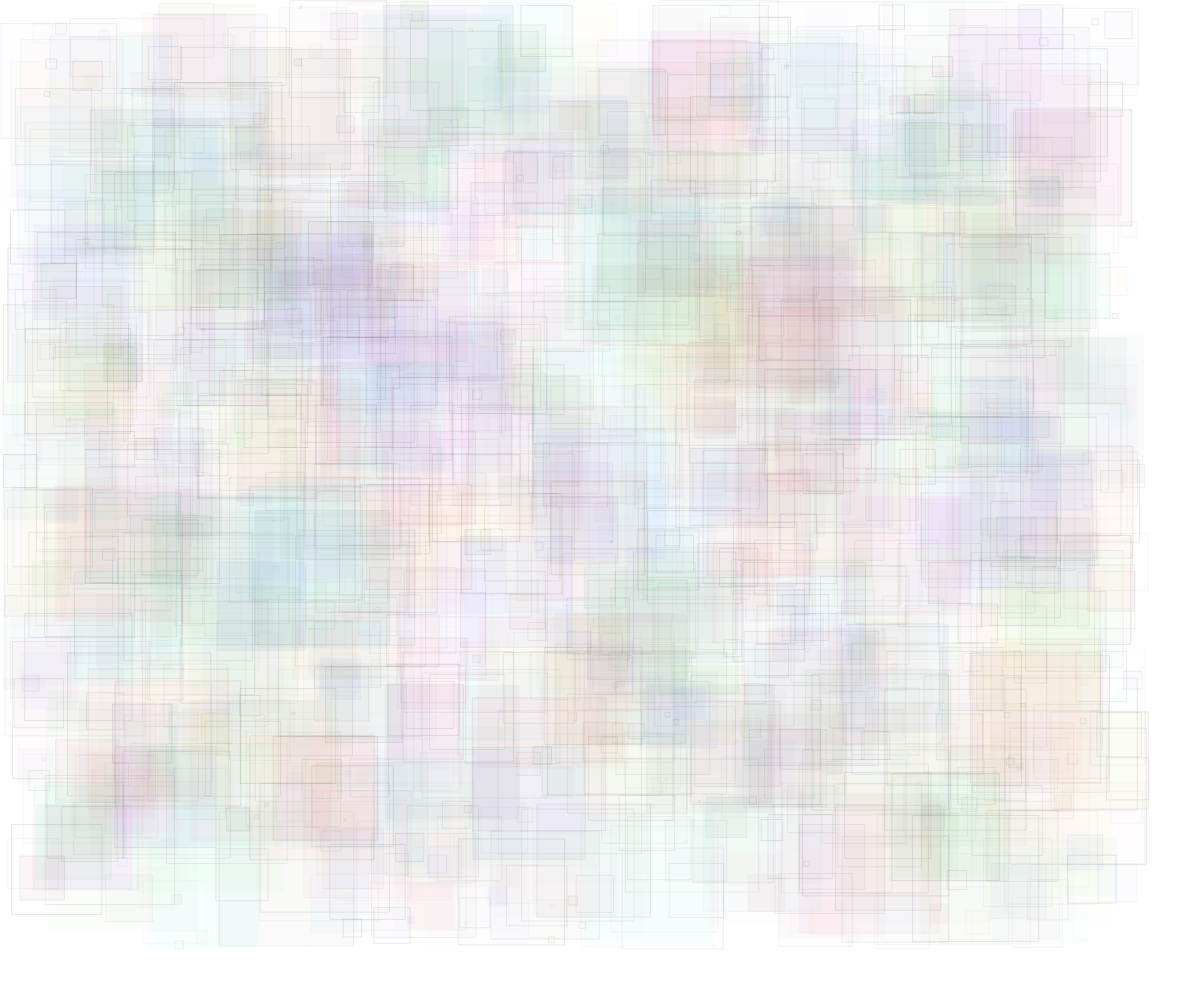
Frame 1 (no input)
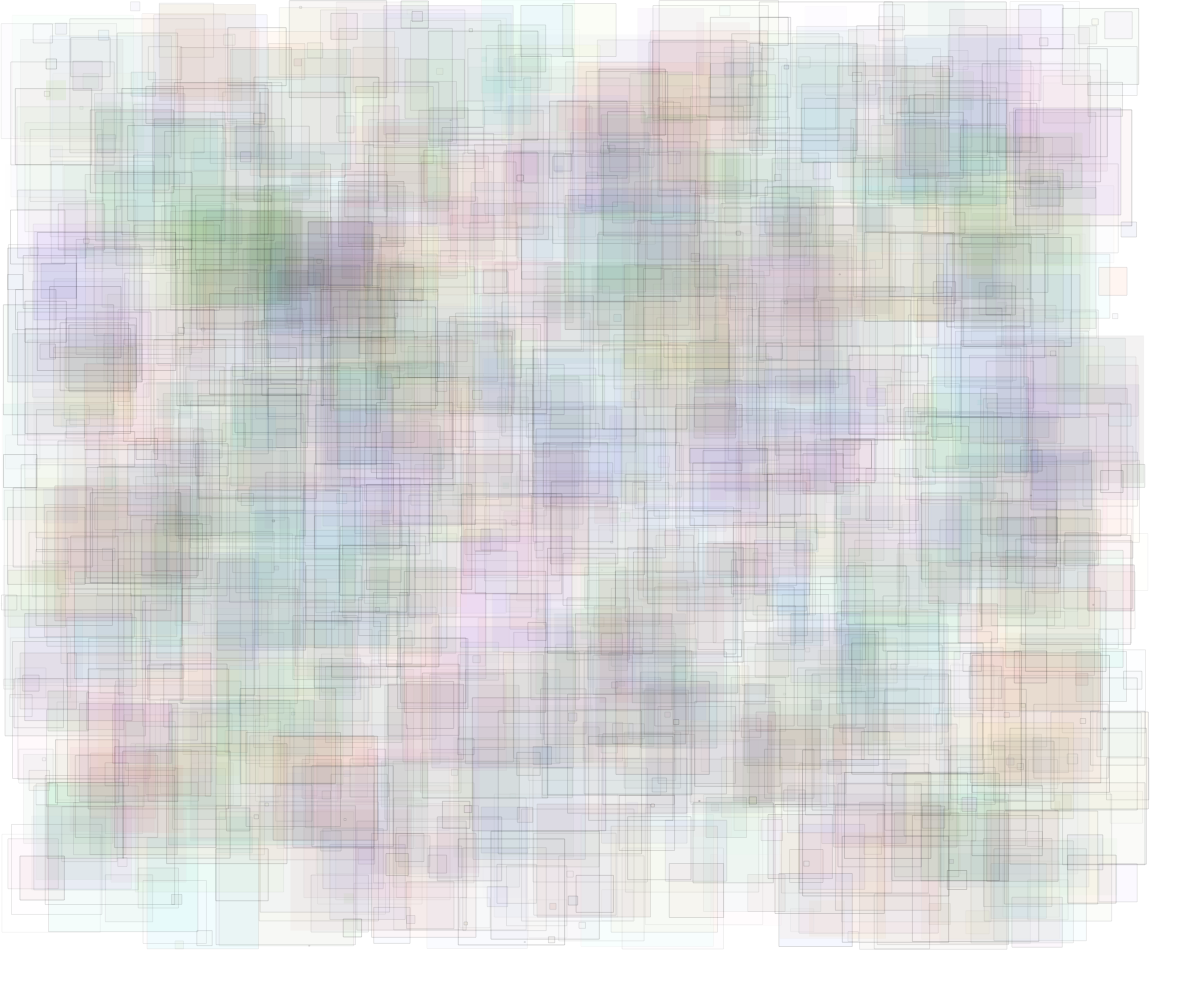
Frame 2 (the mouse pressed at the canvas centre, redrawn once)

The p5.js sketch that drew these frames (run headless with seeded random() and noise() and a simulated clock; the mouse was pressed at the canvas centre and the sketch redrawn once):

// p5.js sketch
// ── sketch.js
class NesColor {
	constructor() {
		this.colors = [
			color(0,0,0),
			color(0,0,188),
			color(0,0,252),
			color(0,64,88),
			color(0,88,0),
			color(0,88,248),
			color(0,104,0),
			color(0,120,0),
			color(0,120,248),
			color(0,136,136),
			color(0,168,0),
			color(0,168,68),
			color(0,184,0),
			color(0,232,216),
			color(0,252,252),
			color(60,188,252),
			color(68,40,188),
			color(80,48,0),
			color(88,216,84),
			color(88,248,152),
			color(104,68,252),
			color(104,136,252),
			color(124,124,124),
			color(136,20,0),
			color(148,0,132),
			color(168,0,32),
			color(168,16,0),
			color(172,124,0),
			color(188,188,188),
			color(216,0,204),
			color(228,0,88),
			color(228,92,16),
			color(248,56,0),
			color(248,248,248),
			color(152,120,248),
			color(248,120,248),
			color(248,88,152),
			color(248,120,88),
			color(252,160,68),
			color(248,184,0),
			color(184,248,24),
			color(120,120,120),
			color(252,252,252),
			color(164,228,252),
			color(184,184,248),
			color(216,184,248),
			color(248,184,248),
			color(248,164,192),
			color(240,208,176),
			color(252,224,168),
			color(248,216,120),
			color(216,248,120),
			color(184,248,184),
			color(184,248,216),
			color(216,216,216)
		]
	}

	getColor() {
		let rnd = parseInt(random(this.colors.length))
		let col = this.colors[rnd]
		col.setAlpha(int(random(10)))
		return col
	}
}

class Square {
	constructor(xmax, ymax) {
		this.xmax = xmax
		this.ymax = ymax
		this.x = random(this.xmax)
		this.y = random(this.ymax)
		this.size = int(random() * xmax / 8)
		this.colors = new NesColor()
	}

	show() {
		// noStroke()
		strokeWeight(random() * 0.1)
		fill(this.colors.getColor(), random(20))
		// fill(int(random(255)), random(10))
		if (this.checkEdges()) {
			rect(this.x, this.y, this.size, this.size)
		}
	}

	checkEdges() {
		if (this.x + this.size > this.xmax - 50 || this.y + this.size > this.ymax - 50) {
			return false
		}
		return true
	}
}

function setup() {
	createCanvas(windowWidth, windowHeight);

	this.squares = []

	for (let i = 0; i < 2000; i++) {
		let square = new Square(windowWidth, windowHeight)
		this.squares.push(square)
	}
}

function draw() {
	for (let square of this.squares) {
		square.show()
	}

	noLoop()
}
